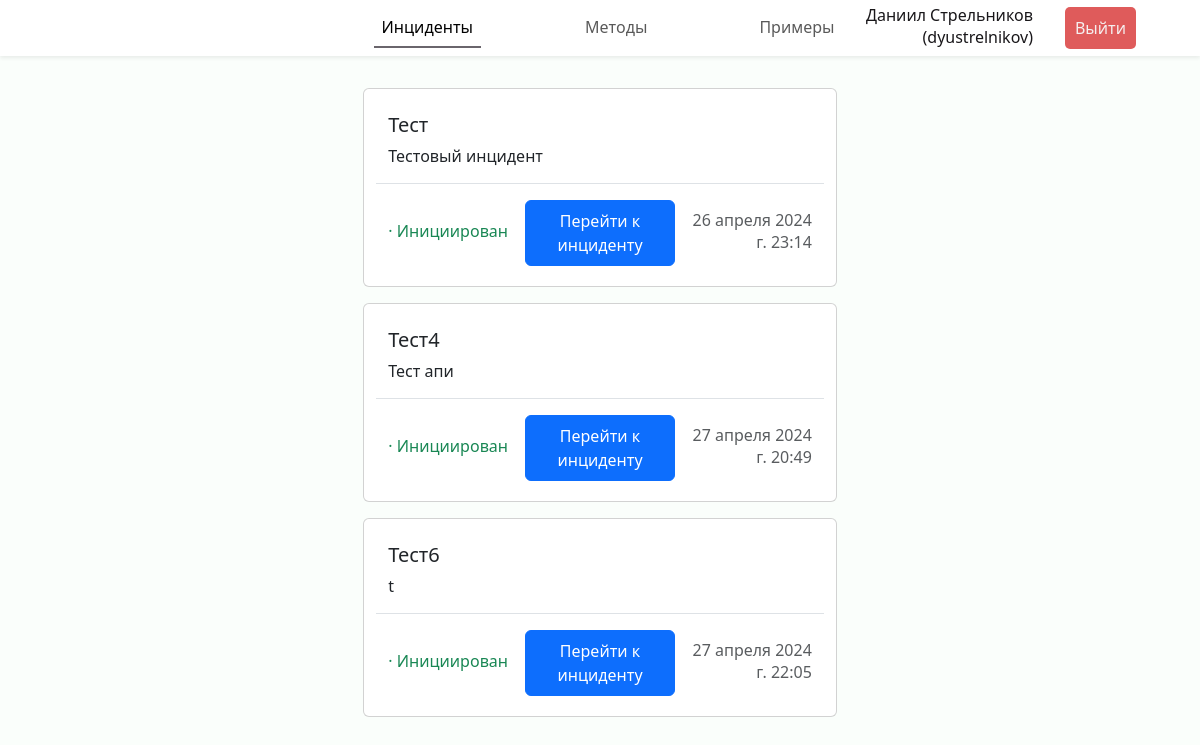
Before: /incidents (signed in) with the older database file.
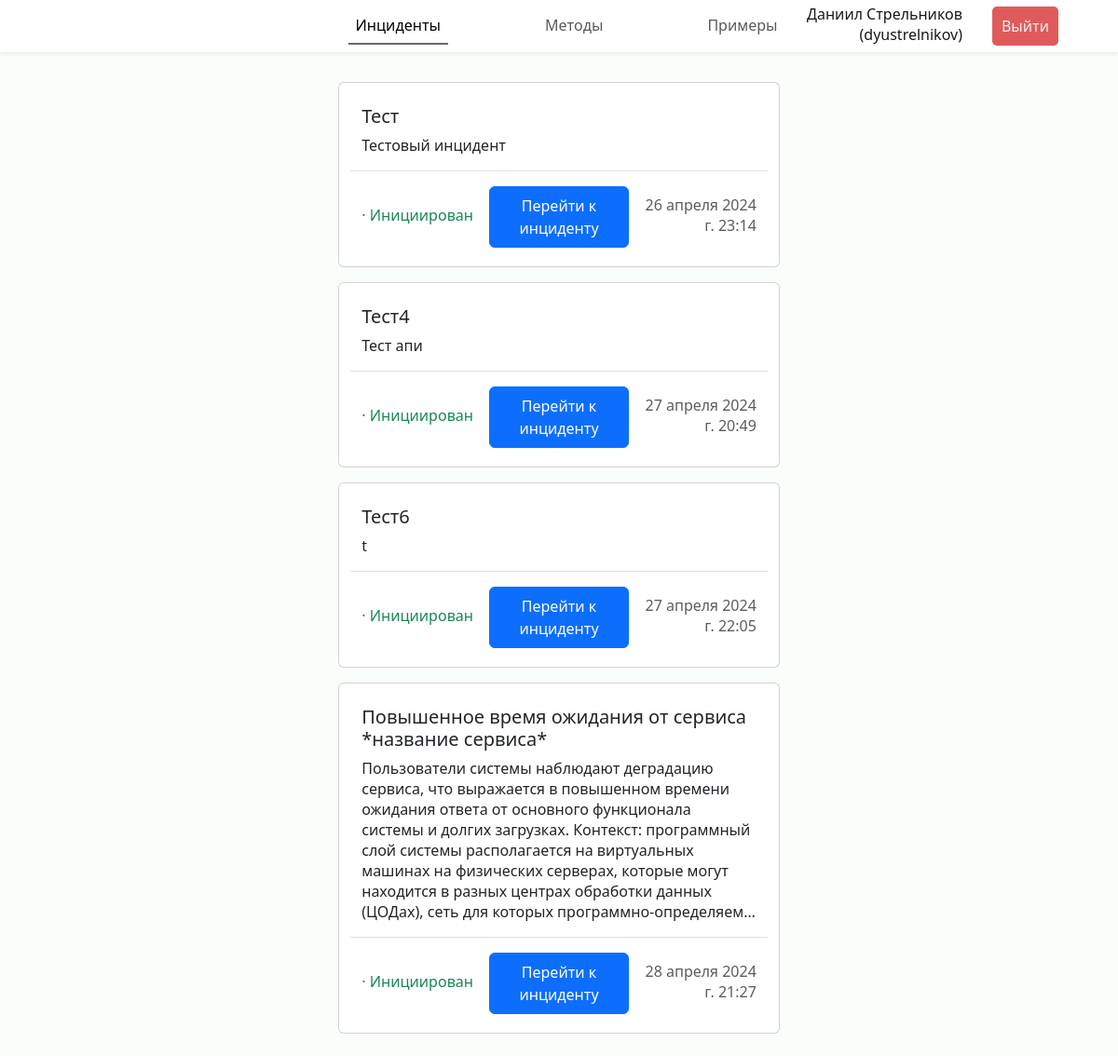
After: the same page with the newer database file.
### incidents/models.py (models this page shows, shortened)
class Incident(models.Model):
    name = models.CharField("Название", max_length=100)
    description = models.TextField("Описание")
    created_at = models.DateTimeField("Создан")
    results = models.JSONField("Результаты", null=True, blank=True)
    creator_id = models.ForeignKey(Expert, verbose_name="Инициатор", on_delete=models.CASCADE,
                                   related_name="authored_incidents")
    status = models.ForeignKey(Status, verbose_name="Статус", on_delete=models.CASCADE)
    basises = models.ManyToManyField(Basis, through="IncidentBasis")
    criteries = models.ManyToManyField(Critery, through="IncidentCritery")
    strategies = models.ManyToManyField(Strategy, through="IncidentStrategy")
    experts = models.ManyToManyField(Expert, through="IncidentExpert")
    class Meta:
        verbose_name = "Инцидент"
        verbose_name_plural = "Инциденты"

class Status(models.Model):
    name = models.CharField("Наименование", max_length=100)
    def __str__(self) -> str:
        return self.name
    class Meta:
        verbose_name = "Статус"
        verbose_name_plural = "Статусы"

### incidents/views.py (the view)
# urls.py: path("incidents", views.incidents_list, name="incidents_get"),
@login_required(login_url='login')
def incidents_list(request):
    incidents = Incident.objects.all()
    return render(request, "incidents/incidents.html", {
            'incidents': incidents})

### incidents/templates/incidents/incidents.html (shortened to what this page needs)
{% extends 'incidents/base.html' %}
{% load static %}
{% block links %}
<link rel="stylesheet" href="{% static 'incidents/css/style.css' %}">
{% endblock %}
{% block header %}
<header class="header fixed-top shadow-sm d-flex">
    <nav class="navbar navbar-expand-lg w-100">
        <div class="collapse navbar-collapse justify-content-center" id="navbarNav">
        <ul class="navbar-nav ">
            <li class="nav-item px-5"><a class="nav-link active" href="#">Инциденты</a></li>
            <li class="nav-item px-5"><a class="nav-link" href="#">Методы</a></li>
            <li class="nav-item px-5"><a class="nav-link" href="#">Примеры</a></li>
        </ul>
        </div>
        <ul class="navbar-nav position-fixed end-0 me-5 align-items-center">
            <li class="nav-item px-3 text-end mb-1">
                <div class="fullname">{{ request.user.get_full_name }}</div>
                <div class="username">({{ request.user.get_username }})</div>
            </li>
            <li class="nav-item px-3">
                <form action="{% url 'logout' %}" method="POST">
                    <button class="logout-btn" type="submit">Выйти</button>
                </form>
            </li>
          </ul>
    </nav>
</header>
{% endblock %}
{% block content %}
<div class="cards d-flex p-2 flex-column align-items-center">
    {% for incident in incidents %}
    <div class="card mb-3">
        <div class="card-body m-2 mb-1">
          <h5 class="card-title">{{ incident.name|truncatechars:120 }}</h5>
          <p class="card-text">{{ incident.description|truncatechars:360 }}</p>
          <div class="row justify-content-between align-items-center pt-3 border-top">
            <p class="col card-subtitle text-success">· {{ incident.status }}</p>
            <a href="#" class="col-4 btn btn-primary px-3 py-2">Перейти к инциденту</a>
            <p class="col card-subtitle text-muted text-end">{{ incident.created_at }}</p>
          </div>
        </div>
      </div>
    {% endfor %}
</div>
{% endblock %}

### incidents/templates/incidents/base.html (shortened to what this page needs)
{% load static %}
<!DOCTYPE html>
<html lang="en">
<head>
    <link href="https://cdn.jsdelivr.net/npm/bootstrap@5.3.3/dist/css/bootstrap.min.css" rel="stylesheet">
    {% block links %}
    {% endblock %}
</head>
<body>
    {% block header %}
    {% endblock %}
    {% block content %}
    {% endblock content %}
</body>
</html>

### incidents/static/incidents/css/style.css (style rules this page uses)
:root { --font-family: "Segoe UI", Roboto, "Helvetica Neue", Arial, sans-serif; }
* { box-sizing: border-box; padding: 0; margin: 0; }
body { margin: 5rem 0 0 0; font-family: var(--font-family); font-weight: 400; line-height: normal; background-color: rgb(250, 254, 251); color: #19171a; overflow: overlay; }
.header { background: rgb(255, 255, 255); }
.logout-btn { padding: 10px; background-color: #df5b5b; color: #f5efef; text-decoration: none; border-radius: 5px; border-width: 0; transition: transform .1s ease; }
.active { border-bottom: 2px solid #4b464ed3; }
.card { width: 40%; }

Changed rows visible on the page:
added Incident: name "Повышенное время ожидания от сервиса *название сервиса*", description "Пользователи системы наблюдают деградацию сервиса, что выражается в повышенном времени ожидания ответа от основного функционала системы и долгих загрузках. Контекст: программный слой системы располагается на виртуальных машинах на физических серверах, которые могут находится в разных центрах обработки данных (ЦОДах), сеть для которых программно-определяем…", status "Инициирован", created_at "28 апреля 2024 г. 21:27"
